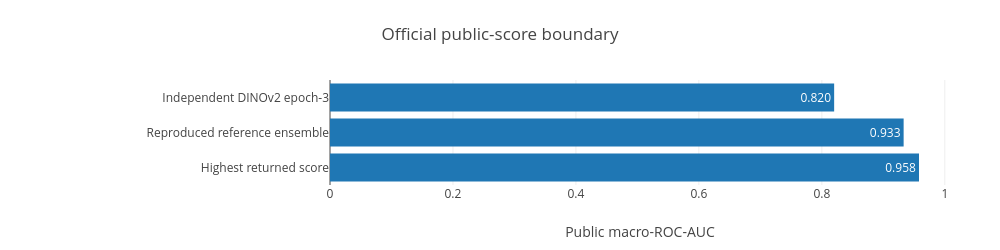

Source (notebook cell):
### Markdown cell above
## 1. Official score boundary

Leaderboard AUC and local grouped AUC are kept separate. The independently trained DINO branch now has an official score, so its external position is no longer ambiguous.

### Code cell
L=D['leaderboard']
gap=leaderboard_gap(L['reference_public_auc'],L['highest_returned_page_auc'])
print(f"Comparable reference-to-leader gap: {gap:.3f}")
print('Stage-36 state:',candidate_state(L['stage36_public_auc'],L['reference_public_auc']))

### Figure 1 — Plotly figure (JSON) as saved in the notebook; plotly's stock layout.template omitted (floating-point values rounded to 4 significant figures)
{"data": [{"type": "bar", "orientation": "h", "y": ["Independent DINOv2 epoch-3", "Reproduced reference ensemble", "Highest returned score"], "x": [0.82, 0.933, 0.958], "text": ["0.820", "0.933", "0.958"], "textposition": "auto"}], "layout": {"title": {"text": "Official public-score boundary"}, "width": 1000, "height": 250, "margin": {"l": 330, "r": 50, "t": 80, "b": 65}, "xaxis": {"title": {"text": "Public macro-ROC-AUC"}}, "yaxis": {"autorange": "reversed"}, "showlegend": false}}
